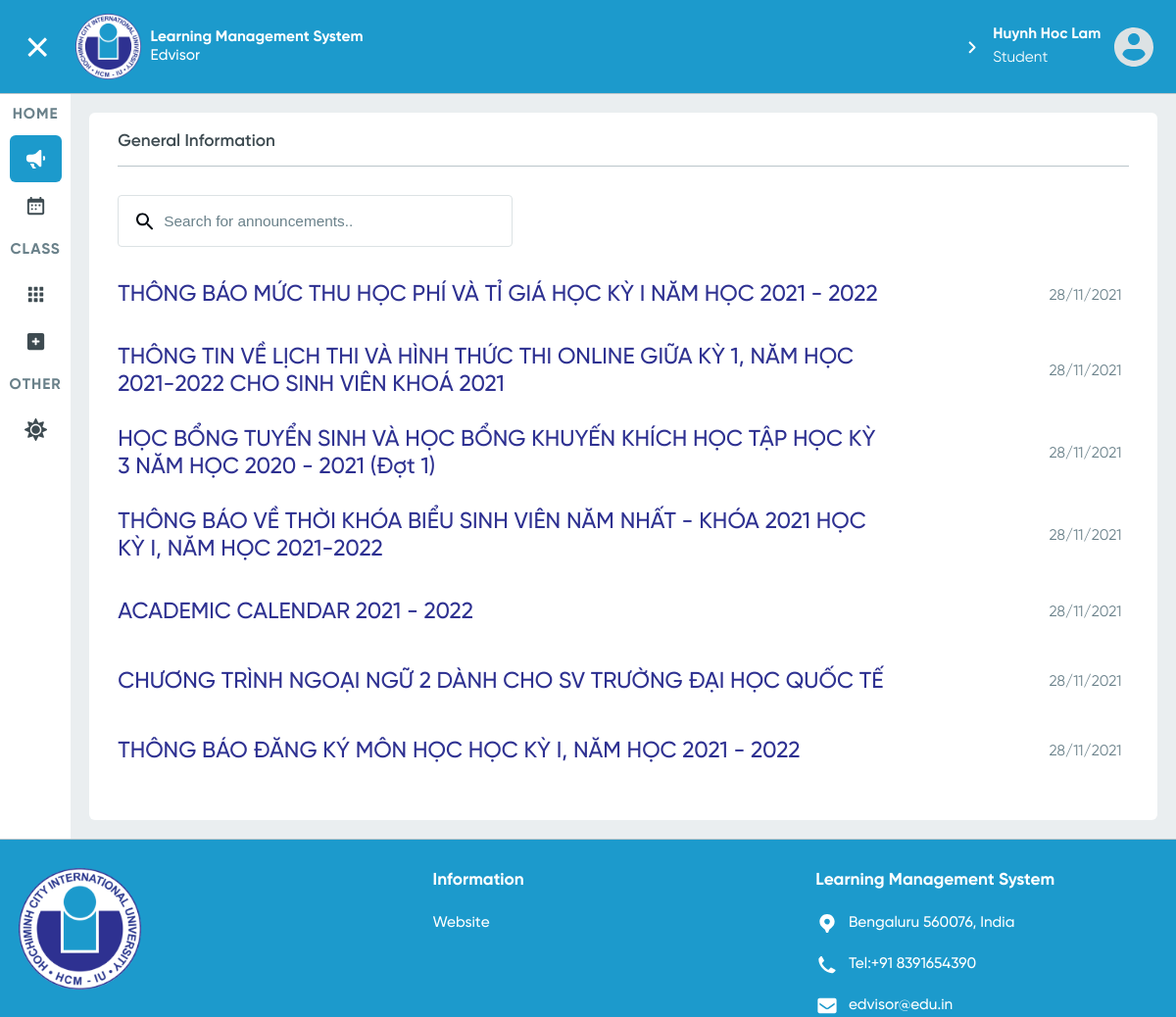
Page /user/lecturer/1/announcement/general/all (signed in) on the committed database.
### User/models.py (models this page shows, shortened)
class User(AbstractBaseUser, PermissionsMixin):
    objects = MyUserManager()
    email = models.EmailField(unique=True)
    first_name = models.CharField(max_length=20)
    middle_name = models.CharField(max_length=20, blank=True)
    last_name = models.CharField(max_length=20)
    phone_number = models.CharField(max_length=12, blank=True)
    is_admin = models.BooleanField(default=False)
    is_staff = models.BooleanField(default=False)
    is_active = models.BooleanField(default=True)
    type= [
        ("Student","student"),
        ("Lecturer","lecturer")
    ]
    user_type = models.CharField(max_length=10,choices=type,null=True,blank=True)
    USERNAME_FIELD = 'email'
    def is_student(self):
        return hasattr(self,'student')
    @property
    def full_name(self):
        return self.last_name + " " + self.middle_name + " " + self.first_name

### Home/models.py (models this page shows, shortened)
class Announcement(models.Model):
  title = models.CharField(max_length=200)
  content = models.TextField(max_length=1000)
  time_created = models.DateTimeField()
  time_modified = models.DateTimeField(auto_now=True, null=True)

### User/views.py (the view)
    def decorate(*args, **kwargs):
        userID = kwargs['id']
        request = args[0]
        if request.user.id == None:
            return HttpResponseRedirect(reverse("login"))
        elif request.user.is_student():
            user = Student.objects.get(id=userID).user_id
        elif request.user.is_lecturer():
            user = Lecturer.objects.get(id=userID).user_id
        else:
            user = User.objects.get(id=userID)
        if request.user == user and request.user.is_authenticated:
            return func(*args, **kwargs)
        else:
            return HttpResponseRedirect(reverse("guest-announcement-page"))

### Courses/models.py (called while the page is built)
    @property
    def day_part(self):
        if (self.start_time <= datetime.time(12)):
            return 'Morning'
        else:
            return 'Afternoon'

    def __str__(self):
        return self.day_of_the_week + " " + self.day_part

    @property
    def month(self):
        return int(self.start_date.strftime("%m"))

    @property
    def year(self):
        return int(self.start_date.strftime("%Y"))

    @property
    def sem_year(self):
        year = self.year
        month = self.month
        if month in [9, 10, 11, 12, 1]:
            return "Sem 1 - {}".format(year + 1)
        elif month in [2, 3, 4, 5, 6]:
            return "Sem 2 - {}".format(int(year))

    @property
    def is_displayable(self):
        utc = pytz.UTC
        now = utc.localize(datetime.datetime.now())
        if (now < self.start_date):
            return False
        else:
            return True

### User/views.py (called while the page is built)
def CheckValidUser(func):
    def decorate(*args, **kwargs):
        userID = kwargs['id']
        request = args[0]
        if request.user.id == None:
            return HttpResponseRedirect(reverse("login"))
        elif request.user.is_student():
            user = Student.objects.get(id=userID).user_id
        elif request.user.is_lecturer():
            user = Lecturer.objects.get(id=userID).user_id
        else:
            user = User.objects.get(id=userID)
        if request.user == user and request.user.is_authenticated:
            return func(*args, **kwargs)
        else:
            return HttpResponseRedirect(reverse("guest-announcement-page"))
    return decorate

def fetch_general_announcements():
    general_announcements = []
    for announcement in Announcement.objects.order_by('-time_modified'):
        is_new = timezone.now() - announcement.time_modified < timezone.timedelta(weeks=1)
        general_announcements.append({"obj": announcement, "is_new": is_new})
    return general_announcements

@CheckValidUser
def LecturerGeneralAnnouncementViewAll(request, id):
    return render(request, "User/user-general-announcement-view-all.html",
                  {"general_announcements": fetch_general_announcements()})

### User/templates/User/user-general-announcement-view-all.html (shortened to what this page needs)
{% extends 'Home/index.html' %}
{% load static %}
{% block stylesheets %}
  <link rel="stylesheet" href="{% static 'Home/announcement.css' %}">
{% endblock %}
{% block announcements-active %}active{% endblock %}
{% block main-content %}
  <article class="panel announcement general-information">
    <h2>General Information</h2>
    <form action="{% url 'guest-announcement-search' %}" method="get">
      <div class="search">
      <label for="search">
      </label>
      <input id="search" name="search" type="text" placeholder="Search for announcements..">
      </div>
    </form>
    {% for general_announcement in general_announcements %}
      <article style="--order: {{ forloop.counter }}">
        <a class="heading"
           href="{% if user.user_type == 'Student' %}{% url 'student-general-announcement-page' user.student.id general_announcement.obj.id %}
                  {% elif user.user_type == 'Lecturer' %}{% url 'lecturer-general-announcement-page' user.lecturer.id general_announcement.obj.id %}
                  {% elif not user.is_authenticated %}{% url 'guest-announcement-viewpage' general_announcement.obj.id %}
                  {% endif %}"><h3>{{ general_announcement.obj.title }}</h3>
        </a>
            <footer>
                <time datetime="{{ general_announcement.obj.time_modified | date:"c" }}">{{ general_announcement.obj.time_modified | date:"d/m/Y" }}</time>
            </footer>
      </article>
    {% endfor %}
  </article>
{% endblock %}

### Home/templates/Home/index.html (shortened to what this page needs)
<!DOCTYPE html>
<html lang="en">
<head>
  {% load static %}
  <link rel="stylesheet" href="{% static 'Home/index.css' %}">
  <link rel="stylesheet" href="{% static 'Home/components.css' %}">
  {% block stylesheets %}{% endblock stylesheets %}
</head>
<body class="page-grid">
<header class="header-bar {% if user.is_authenticated %}user-login{% endif %}">
  <div id="toggle-nav-sidebar" class="sidebar-button">
  </div>
  <a class="logo"
     href="{% if user.user_type == 'Student' %}{% url 'student-announcement-page' user.student.id %}
            {% elif user.user_type == 'Lecturer' %}{% url 'lecturer-announcement-page' user.lecturer.id %}
            {% else %} {% url 'guest-announcement-page' %}{% endif %}">
    <img src="{% static 'images/masked-iu-logo-160px-png@1X.png' %}"
         alt="International University's Learning Management System"
         srcset="{% static 'images/masked-iu-logo-160px-png@1x.png' %} 1x, {% static 'images/masked-iu-logo-160px-png@2x.png' %} 2x, {% static 'images/masked-iu-logo-160px-png@3x.png' %} 3x">
    <h1><b>Learning Management System</b><br>
      Edvisor</h1>
  </a>
  <nav class="header-nav">
    <ul>
      {% if user.is_authenticated %}
        <li>
          <div class="my-profile" href="#" tabindex="0">
            <p><b>{{ user.full_name }}</b><br>
              {{ user.user_type }}</p>
            <img src="{% static 'icons/small-avatar-icon-svg.svg' %}" alt="My avatar">
          </div>
        </li>
      {% endif %}
    </ul>
  </nav>
</header>
<aside class="sidebar">
  <nav class="sidebar-nav" style="display: none">
    <ul>
      <li class="section-title"><p>HOME</p></li>
      <li class="btn btn-grid {% block announcements-active %}{% endblock announcements-active %}">
        <a href="{% if user.user_type == 'Student' %}{% url 'student-announcement-page' user.student.id %}
                  {% elif user.user_type == 'Lecturer' %}{% url 'lecturer-announcement-page' user.lecturer.id %}
                  {% else %} {% url 'guest-announcement-page' %} {% endif %}">
          <span class="label">Announcements</span></a></li>
      <li class="btn btn-grid {% block calendar-active %}{% endblock calendar-active %}">
        <a href="{% if user.user_type == 'Student' %}{% url 'student-schedule-page' user.student.id %}
                  {% elif user.user_type == 'Lecturer' %}{% url 'lecturer-schedule-page' user.lecturer.id %}#
                  {% else %} {% url 'login' %} {% endif %}">
          <span class="label">Calender</span></a></li>
    </ul>
    <ul>
      <li class="section-title"><p>CLASS</p></li>
      <li class="btn btn-grid {% block my-courses-active %}{% endblock my-courses-active %}">
        <a href="{% if user.user_type == 'Student' %}{% url 'active-student-classes-page' user.student.id %}
                  {% elif user.user_type == 'Lecturer' %}{% url 'active-lecturer-classes-page' user.lecturer.id %}
                  {% else %}{% url 'login' %}{% endif %}">
          <span class="label">My Classes</span></a>
      </li>
      {% if user.user_type == 'Student' %}
        <li class="btn btn-grid {% block registration-active %}{% endblock registration-active %}">
          <a href="{% url 'student-class-registration-page' user.student.id %}">
            <span class="label">Registration</span></a></li>
      {% endif %}
    </ul>
    <ul>
      <li class="section-title"><p>OTHER</p></li>
      <li class="btn btn-grid">
        <a id="toggle-theme" href="#">
          <span class="label">UI Theme</span></a></li>
    </ul>
  </nav>
</aside>
<main>
  {% block main-content %}
  {% endblock %}
</main>
<footer class="page-footer {% if user.is_authenticated %}user-login{% endif %}">
  <div class="footer-top-container">
    <img class="footer-logo" src="{% static 'images/masked-iu-logo-160px-png@1X.png' %}"
         alt="International University Logo"
         srcset="{% static 'images/masked-iu-logo-160px-png@1x.png' %} 1x, {% static 'images/masked-iu-logo-160px-png@2x.png' %} 2x, {% static 'images/masked-iu-logo-160px-png@3x.png' %} 3x">
    <ul>
      <li class="icon-list-heading">Information</li>
      <li><a href="https://hcmiu.edu.vn/" target="_blank">Website</a></li>
    </ul>
    <ul class="icon-list">
      <li class="icon-list-heading">Learning Management System</li>
      <li><a href="geo:10.868562,106.796312">
        <p>Bengaluru 560076, India</p>
      </a></li>
      <li><a href="tel:+91 8391654390">
        <p>Tel:+91 8391654390</p>
      </a></li>
      <li>
        <a href="mailto:edvisor@edu.in">
          <p>edvisor@edu.in</p>
        </a>
      </li>
    </ul>
  </div>
</footer>
</body>
</html>

### Home/static/Home/components.css (style rules this page uses)
body { --riseUpAnimation: riseUpKeyframes 0.8s ease forwards; }

### Home/static/Home/announcement.css (style rules this page uses)
article.panel > * { margin-bottom: 3rem; }
article.panel h2 { font-weight: 600; font-size: 1.8rem; line-height: 2.1rem; color: var(--gray-dark); text-align: unset; padding-bottom: 1.5rem; border-bottom: 1px solid var(--gray-light); }
.announcement > article { position: relative; display: flex; flex-wrap: wrap; align-items: center; }
.announcement > article .heading { width: 76.6%; }
.announcement > article .heading h3 { color: var(--iu-primary-default-text); font-size: 2.4rem; font-weight: 500; transition: color var(--hover-transition); }
.announcement > article footer { display: flex; gap: 2rem; width: 16rem; padding-block: 1rem; margin-inline-start: auto; color: var(--gray-default); text-align: right; }
.announcement > article { opacity: 0; transform: translateY(3rem); animation: var(--riseUpAnimation); animation-delay: calc(var(--order) * 100ms + 0.3s); }
.general-information .search, .courses-announcements .search { position: relative; margin-bottom: 2rem; }
.general-information .search label, .courses-announcements .search label { position: absolute; height: 1.8rem; top: 50%; left: 2rem; transform: translateY(-50%); }
.general-information .search input, .courses-announcements .search input { width: 42rem; padding: 1.75rem 2rem 1.75rem 4.8rem; font-size: 1.6rem; border-radius: 4px; border: 1px solid var(--gray-lighter); }
.general-information .search input::placeholder, .courses-announcements .search input::placeholder { color: var(--gray-default); }

### Home/static/Home/base.css (style rules this page uses)
:root { --white-default: #ffffff; --white-default-text: #ffffff; --black-default: #000000; --background-default: #eaeef0; --gray-lighter: #dce2e4; --gray-light: #bac5ca; --gray-light-text: #bac5ca; --gray-default: #6a818a; --gray-dark: #3e4b51; --alert-primary: #ef255d; --alert-secondary: #fdecf1; --success-primary: #1ac687; --success-secondary: #e2fcf2; --iu-primary-default: #2e3191; --iu-primary-default-text: #2e3191; --iu-primary-dark: #1d1f5d; --iu-primary-dark-text: #1d1f5d; --iu-secondary-light: #dbf1fa; --iu-secondary-default: #1c9acc; --iu-secondary-dark: #115f7e; --body-font-family: SVN-Gilroy, serif; --body-font-size: 1.6rem; --body-font-weight: 400; --body-line-height: 1.5; --body-color: #000810; --body-bg: var(--white-default); --hover-transition: 0.25s ease-out; }
* { margin: 0; padding: 0; }
html { box-sizing: border-box; scroll-padding-top: 10rem; font-size: 62.5%; }
@media (prefers-reduced-motion: no-preference) { html { scroll-behavior: smooth; } }
@media (max-width: 75em) { html { font-size: 60%; } }
body { font-family: var(--body-font-family); font-size: var(--body-font-size); font-weight: var(--body-font-weight); line-height: var(--body-line-height); color: var(--body-color); background-color: var(--body-bg); }
h1, h2 { font-weight: 700; text-align: center; }
h1, .h1, h2, .h2, h3, .h3, h4, .h4, h5, .h5, h6, .h6 { margin-block: 0; font-weight: 500; line-height: 1.2; }
h1, .h1 { font-size: calc(2.2rem + 1.5vw); }
@media (min-width: 1200px) { h1, .h1 { font-size: 4rem; } }
h2, .h2 { font-size: calc(2.12rem + 0.9vw); }
@media (min-width: 1200px) { h2, .h2 { font-size: 3.2rem; } }
h3, .h3 { font-size: calc(2.08rem + 0.6vw); }
@media (min-width: 1200px) { h3, .h3 { font-size: 2.8rem; } }
p { margin-block-start: 0; margin-block-end: 1.6rem; }
ol, ul { padding-inline-start: 3.2rem; }
ol, ul { margin-block-start: 0; margin-block-end: 1.6rem; }
a { text-decoration: none; color: #3a57e8; }
img { display: block; width: 100%; }
input, textarea { background-color: var(--white-default); color: var(--body-color); }

### rows in the picture
User: full_name "Huynh Hoc Lam", user_type "Student"
Announcement: obj "THÔNG BÁO MỨC THU HỌC PHÍ VÀ TỈ GIÁ HỌC KỲ I NĂM HỌC 2021 - 2022", obj.time_modified "28/11/2021"
Announcement: obj "THÔNG TIN VỀ LỊCH THI VÀ HÌNH THỨC THI ONLINE GIỮA KỲ 1, NĂM HỌC 2021-2022 CHO SINH VIÊN KHOÁ 2021", obj.time_modified "28/11/2021"
Announcement: obj "HỌC BỔNG TUYỂN SINH VÀ HỌC BỔNG KHUYẾN KHÍCH HỌC TẬP HỌC KỲ 3 NĂM HỌC 2020 - 2021 (Đợt 1)", obj.time_modified "28/11/2021"
Announcement: obj "THÔNG BÁO VỀ THỜI KHÓA BIỂU SINH VIÊN NĂM NHẤT - KHÓA 2021 HỌC KỲ I, NĂM HỌC 2021-2022", obj.time_modified "28/11/2021"
Announcement: obj "ACADEMIC CALENDAR 2021 - 2022", obj.time_modified "28/11/2021"
Announcement: obj "CHƯƠNG TRÌNH NGOẠI NGỮ 2 DÀNH CHO SV TRƯỜNG ĐẠI HỌC QUỐC TẾ", obj.time_modified "28/11/2021"
Announcement: obj "THÔNG BÁO ĐĂNG KÝ MÔN HỌC HỌC KỲ I, NĂM HỌC 2021 - 2022", obj.time_modified "28/11/2021"
